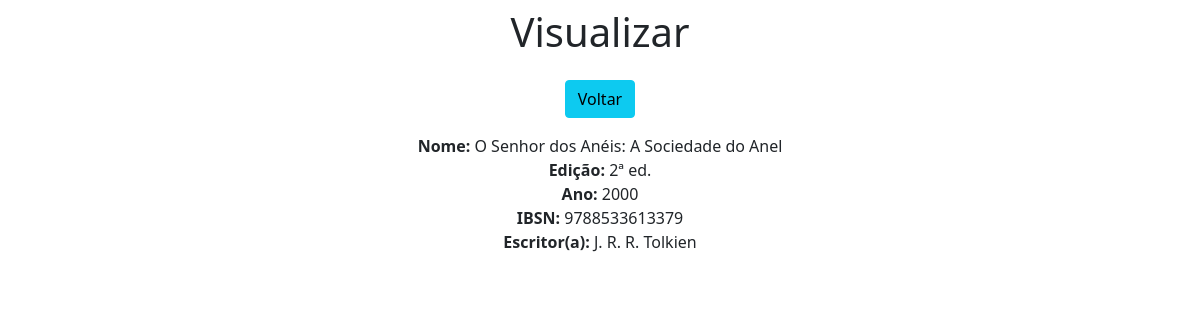
Page /view/2/ on the committed database.
### app/models.py (models this page shows)
class Livro(models.Model):
    nome = models.CharField(max_length=50)
    edicao = models.CharField(max_length=30)
    ano = models.IntegerField()
    ibsn = models.CharField(max_length=13)
    escritor = models.ForeignKey(Escritor, on_delete=CASCADE, null=True)
    estante = models.ForeignKey(Estante, on_delete=CASCADE, null=True)

class Escritor(models.Model):
    nome = models.CharField(max_length=50)
    area_atuacao = models.CharField(max_length=50)

### app/views.py (the view)
# urls.py: path('view/<int:pk>/', view, name='view'),
def view(request, pk):
    data = {}
    data['db'] = Livro.objects.get(pk=pk)
    return render(request, 'view.html', data)

### app/templates/view.html (shortened to what this page needs)
<!DOCTYPE html>
<html lang="pt-br">
    <head>
        <link rel="stylesheet" href="https://cdn.jsdelivr.net/npm/bootstrap@5.1.3/dist/css/bootstrap.min.css" rel="stylesheet">
    </head>
    <body>
        <div class="col-8 m-auto pt-2 pb-2 text-center">
            <h1>
                Visualizar
            </h1>
        </div>
        <div class="col-8 m-auto pt-2 pb-2 text-center">
            <a href="/" class="btn btn-info">
                Voltar
            </a>
        </div>
        <div class="col-8 m-auto pt-2 pb-2 text-center">
            <strong>Nome: </strong>{{db.nome}}<br>
            <strong>Edição: </strong>{{db.edicao}}<br>
            <strong>Ano: </strong>{{db.ano}}<br>
            <strong>IBSN: </strong>{{db.ibsn}}<br>
            <strong>Escritor(a): </strong>{{db.escritor.nome}}<br>
        </div>
    </body>
</html>

### rows in the picture
Livro: nome "O Senhor dos Anéis: A Sociedade do Anel", edicao "2ª ed.", ano "2000", ibsn "9788533613379", escritor.nome "J. R. R. Tolkien"
